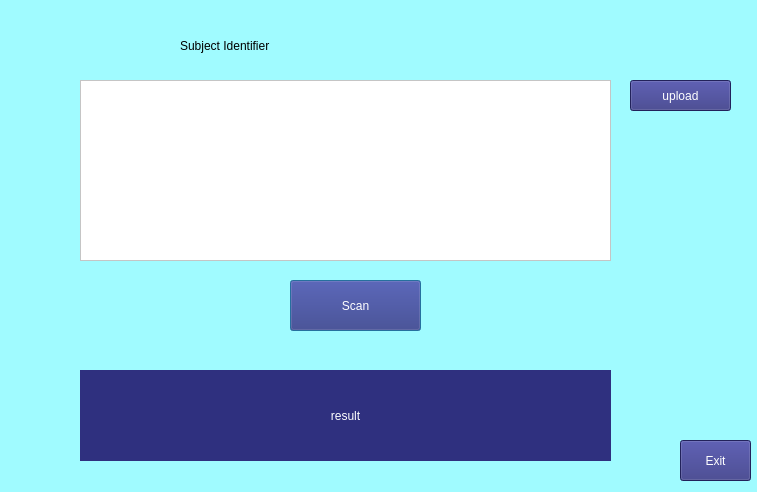
<?xml version="1.0" encoding="UTF-8"?>
<ui version="4.0">
 <class>Dialog</class>
 <widget class="QDialog" name="Dialog">
  <property name="geometry">
   <rect>
    <x>0</x>
    <y>0</y>
    <width>757</width>
    <height>492</height>
   </rect>
  </property>
  <property name="windowTitle">
   <string>Dialog</string>
  </property>
  <property name="styleSheet">
   <string notr="true">background-color: rgb(160, 251, 255);</string>
  </property>
  <widget class="QTextEdit" name="pr">
   <property name="geometry">
    <rect>
     <x>80</x>
     <y>80</y>
     <width>531</width>
     <height>181</height>
    </rect>
   </property>
   <property name="styleSheet">
    <string notr="true">background-color: rgb(255, 255, 255);</string>
   </property>
  </widget>
  <widget class="QPushButton" name="scan">
   <property name="geometry">
    <rect>
     <x>290</x>
     <y>280</y>
     <width>131</width>
     <height>51</height>
    </rect>
   </property>
   <property name="styleSheet">
    <string notr="true">background-color: rgb(47, 48, 127);
color: rgb(255, 255, 255);
font: 14pt &quot;Modern No. 20&quot;;</string>
   </property>
   <property name="text">
    <string>Scan</string>
   </property>
  </widget>
  <widget class="QToolButton" name="upload">
   <property name="geometry">
    <rect>
     <x>630</x>
     <y>80</y>
     <width>101</width>
     <height>31</height>
    </rect>
   </property>
   <property name="styleSheet">
    <string notr="true">background-color: rgb(47, 48, 127);
color: rgb(255, 255, 255);
font: 14pt &quot;Modern No. 20&quot;;</string>
   </property>
   <property name="text">
    <string>upload</string>
   </property>
  </widget>
  <widget class="QLabel" name="result">
   <property name="geometry">
    <rect>
     <x>80</x>
     <y>370</y>
     <width>531</width>
     <height>91</height>
    </rect>
   </property>
   <property name="layoutDirection">
    <enum>Qt::LeftToRight</enum>
   </property>
   <property name="styleSheet">
    <string notr="true">background-color: rgb(47, 48, 127);
color: rgb(255, 255, 255);
font: 14pt &quot;Modern No. 20&quot;;</string>
   </property>
   <property name="text">
    <string>result</string>
   </property>
   <property name="alignment">
    <set>Qt::AlignCenter</set>
   </property>
  </widget>
  <widget class="QLabel" name="label_2">
   <property name="geometry">
    <rect>
     <x>630</x>
     <y>150</y>
     <width>101</width>
     <height>101</height>
    </rect>
   </property>
   <property name="text">
    <string/>
   </property>
   <property name="pixmap">
    <pixmap resource="ji.qrc">:/nn/book.png</pixmap>
   </property>
   <property name="scaledContents">
    <bool>true</bool>
   </property>
  </widget>
  <widget class="QLabel" name="label">
   <property name="geometry">
    <rect>
     <x>180</x>
     <y>20</y>
     <width>431</width>
     <height>51</height>
    </rect>
   </property>
   <property name="styleSheet">
    <string notr="true">font: 36pt &quot;Modern No. 20&quot;;</string>
   </property>
   <property name="text">
    <string>Subject Identifier</string>
   </property>
  </widget>
  <widget class="QPushButton" name="exit">
   <property name="geometry">
    <rect>
     <x>680</x>
     <y>440</y>
     <width>71</width>
     <height>41</height>
    </rect>
   </property>
   <property name="styleSheet">
    <string notr="true">background-color: rgb(47, 48, 127);
color: rgb(255, 255, 255);
font: 14pt &quot;Modern No. 20&quot;;</string>
   </property>
   <property name="text">
    <string>Exit</string>
   </property>
  </widget>
 </widget>
 <resources>
  <include location="ji.qrc"/>
 </resources>
 <connections/>
</ui>
